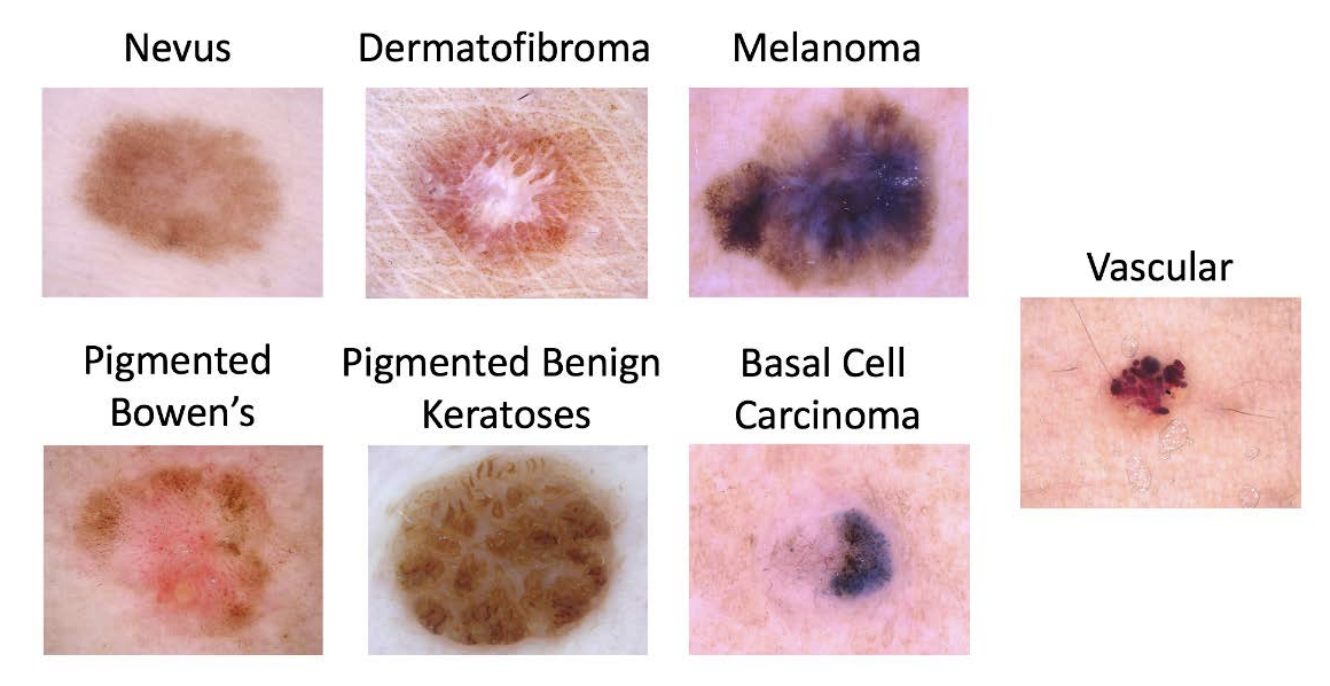
#> input picture samples.png, 1330 x 686 px; its folder holds only this picture in this run
$ python -i segmentation.py   (imports and definitions only)
#> lines starting #> are read from the running program, lines starting #| are printed output that depends on the picture; after the words box and inside, x2 and y2 are one past the last pixel; in counts of white or black regions, pixels touching at a corner belong together
import cv2
import numpy as np
from sklearn.cluster import KMeans

class KMeansSegmentation:
    # [44 lines left out: functions __init__, __call__, not called in this run]


class ThresholdingSegmentation:
    # [62 lines left out: functions __init__, _get_threshold_type, __call__, not called in this run]


class CannyEdgeDetector:
    # [40 lines left out: functions __init__, __call__, not called in this run]

import os
import cv2
import numpy as np
import matplotlib.pyplot as plt
import random
from collections import Counter
from tqdm import tqdm
from sklearn.utils import resample
from utils.transforms import HairRemoval
from utils.dataloader import DataLoader
from sklearn.mixture import GaussianMixture
from skimage.filters import threshold_otsu

# Utility Functions

# [28 lines left out: functions fill_median, apply_otsu, not called in this run]

def apply_clahe(image, mask=None, clip_limit=3.0, tile_grid_size=(8, 8)):
#> called with clip_limit = 3, tile_grid_size = (8, 8)
    lab = cv2.cvtColor(image, cv2.COLOR_BGR2LAB)
#> lab: shape (686, 1330, 3); mean of channels 0, 1, 2 211, 132.6, 117.8
    l, a, b = cv2.split(lab)
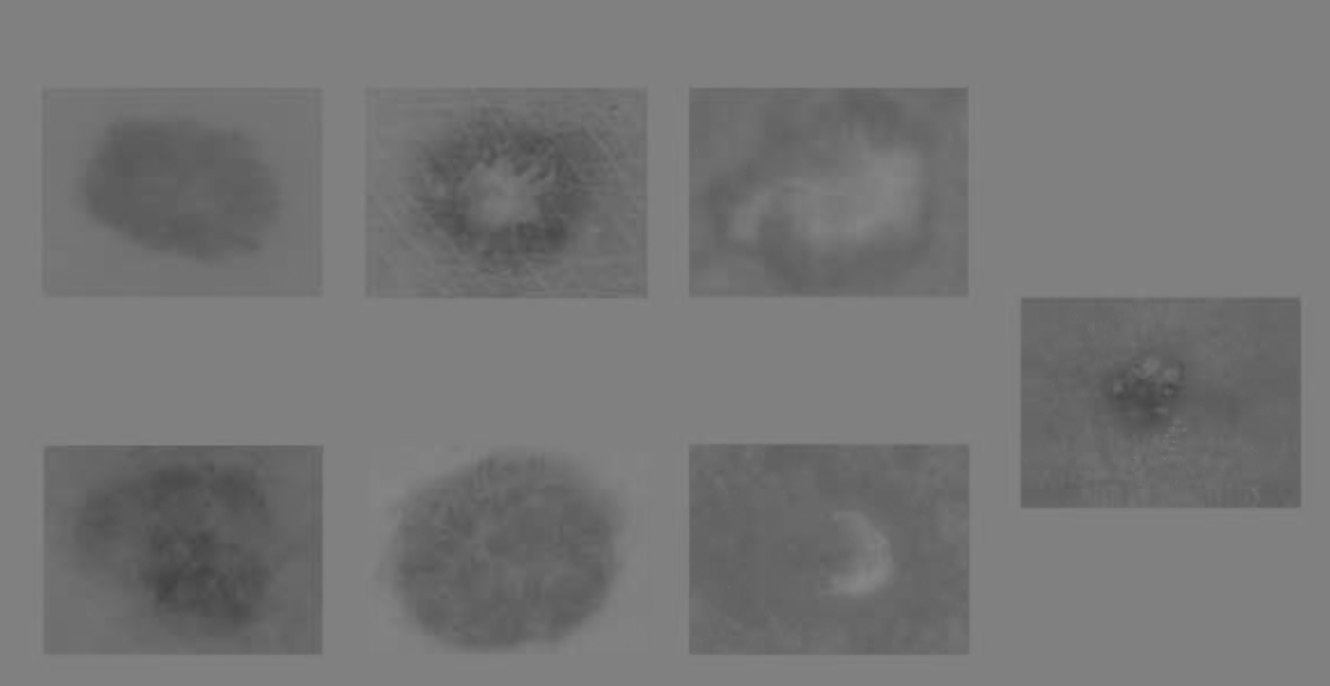
#> b: shape (686, 1330); min 66, max 135, mean 117.8
    clahe = cv2.createCLAHE(clipLimit=clip_limit, tileGridSize=tile_grid_size)
    l_clahe = clahe.apply(l)
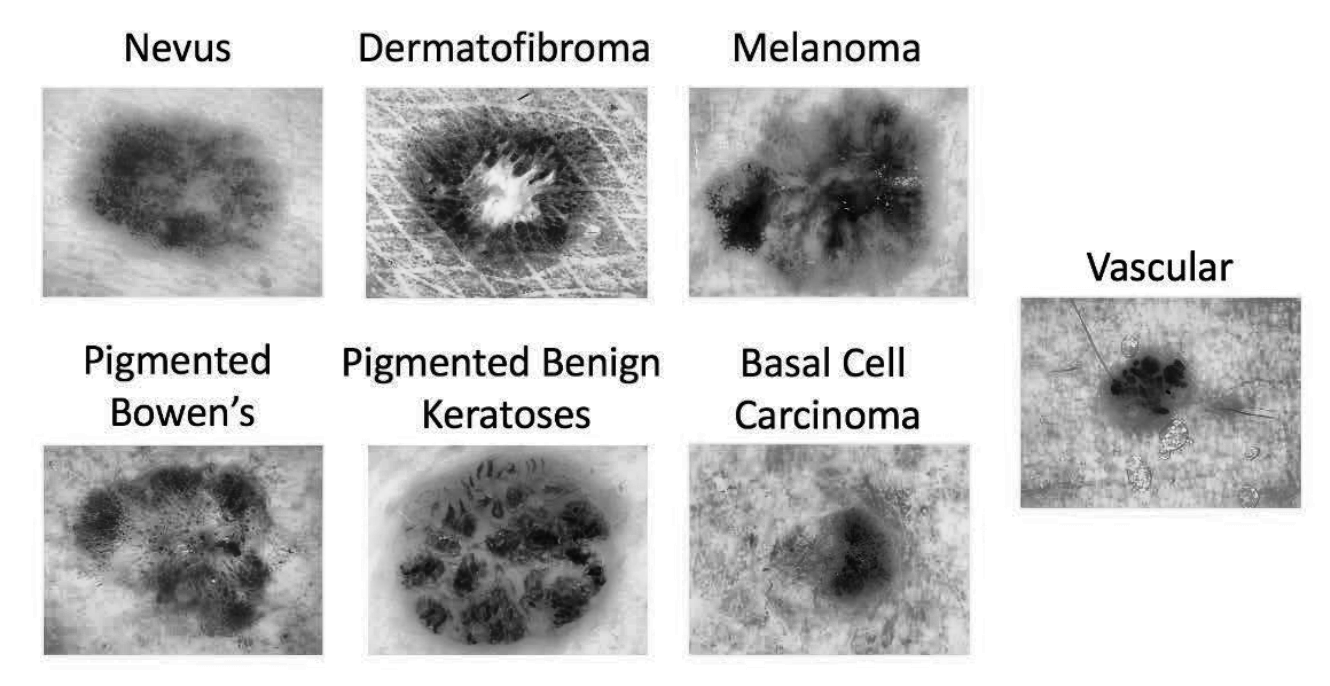
#> l_clahe: shape (686, 1330); min 1, max 255, mean 199.2
    if mask is not None:
        mask = (mask > 0).astype(np.uint8)
        l[mask != 0] = l_clahe[mask != 0]
    else:
        l = l_clahe
    lab_clahe = cv2.merge((l, a, b))
#> lab_clahe: shape (686, 1330, 3); mean of channels 0, 1, 2 199.2, 132.6, 117.8
    return cv2.cvtColor(lab_clahe, cv2.COLOR_LAB2BGR)

# [7 lines left out: function apply_mean_shift_without_masked_area, not called in this run]

def apply_em_segmentation(image, mask=None, n_components=2):
    img_float = np.float32(image.reshape(-1, 3))
    if mask is not None:
        mask = (mask > 0).astype(np.uint8)
        mask_flat = mask.flatten()
        valid_pixels = img_float[mask_flat != 0]
        gmm = GaussianMixture(n_components=n_components, random_state=42)
        gmm.fit(valid_pixels)
        labels = gmm.predict(valid_pixels)
        clustered_pixels = gmm.means_[labels].astype(np.uint8)
        segmented_image = image.copy().reshape(-1, 3)
        segmented_image[mask_flat != 0] = clustered_pixels
        segmented_image = segmented_image.reshape(image.shape)
    else:
        gmm = GaussianMixture(n_components=n_components, random_state=42)
        gmm.fit(img_float)
        labels = gmm.predict(img_float)
        clustered_pixels = gmm.means_[labels].astype(np.uint8)
        segmented_image = clustered_pixels.reshape(image.shape)
    return segmented_image

# [87 lines left out: functions create_corner_rectangles_mask, create_black_background_mask, calculate_center_distance_outside_circle, exclusion, check_histogram_count, segmentation_pipeline_1, not called in this run]

def segmentation_pipeline_2(img):
    """
    Segmentation pipeline when the histogram count is below 1500.
    This pipeline involves CLAHE, Gaussian blur, and Mean Shift Segmentation without masking.

    Parameters:
    - img: Input image in RGB format

    Returns:
    - binary_seg: Final binary segmented image
    """
    cla = apply_clahe(img)
    cla = cv2.GaussianBlur(cla, (15, 15), 0)
    seg = cv2.pyrMeanShiftFiltering(cla, 30, 30, maxLevel=1)
    seg_1 = apply_em_segmentation(seg)
#> in apply_em_segmentation, `segmented_image = clustered_pixels.reshape(image.shape)`:
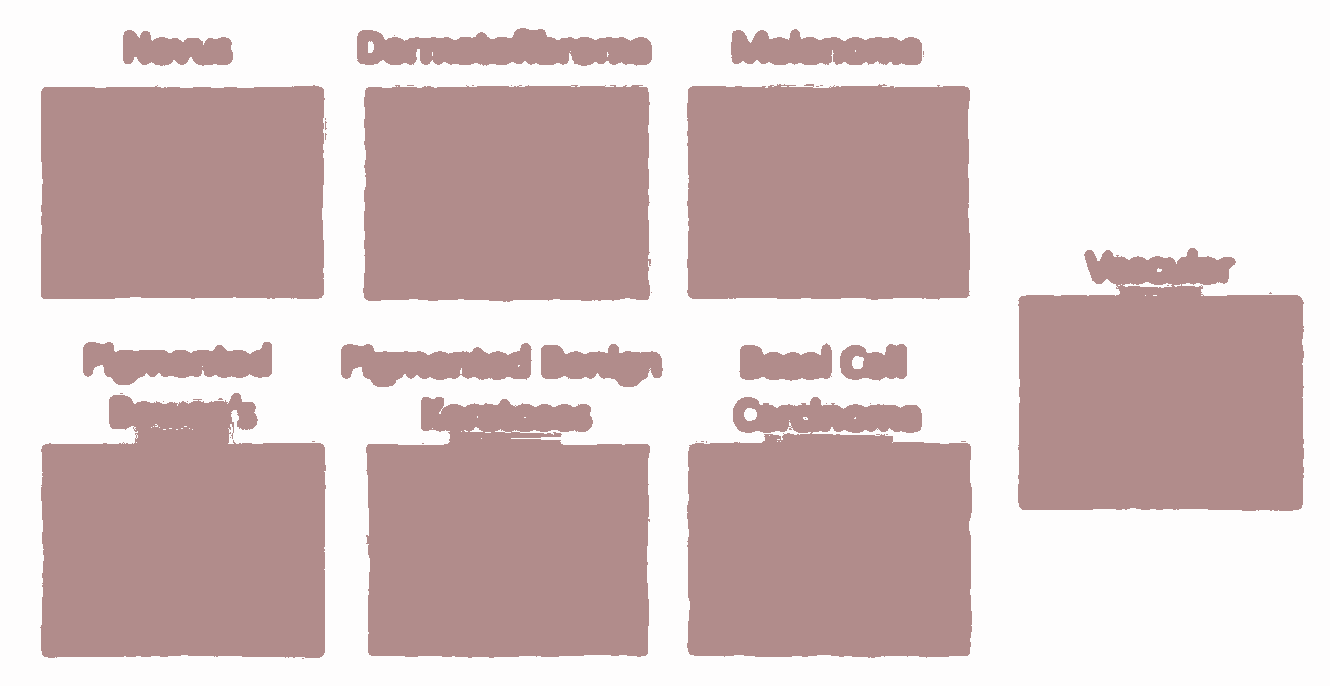
#> segmented_image: shape (686, 1330, 3); mean R, G, B 213.7, 193.8, 193.3
    seg_gr = cv2.cvtColor(seg_1, cv2.COLOR_RGB2GRAY)
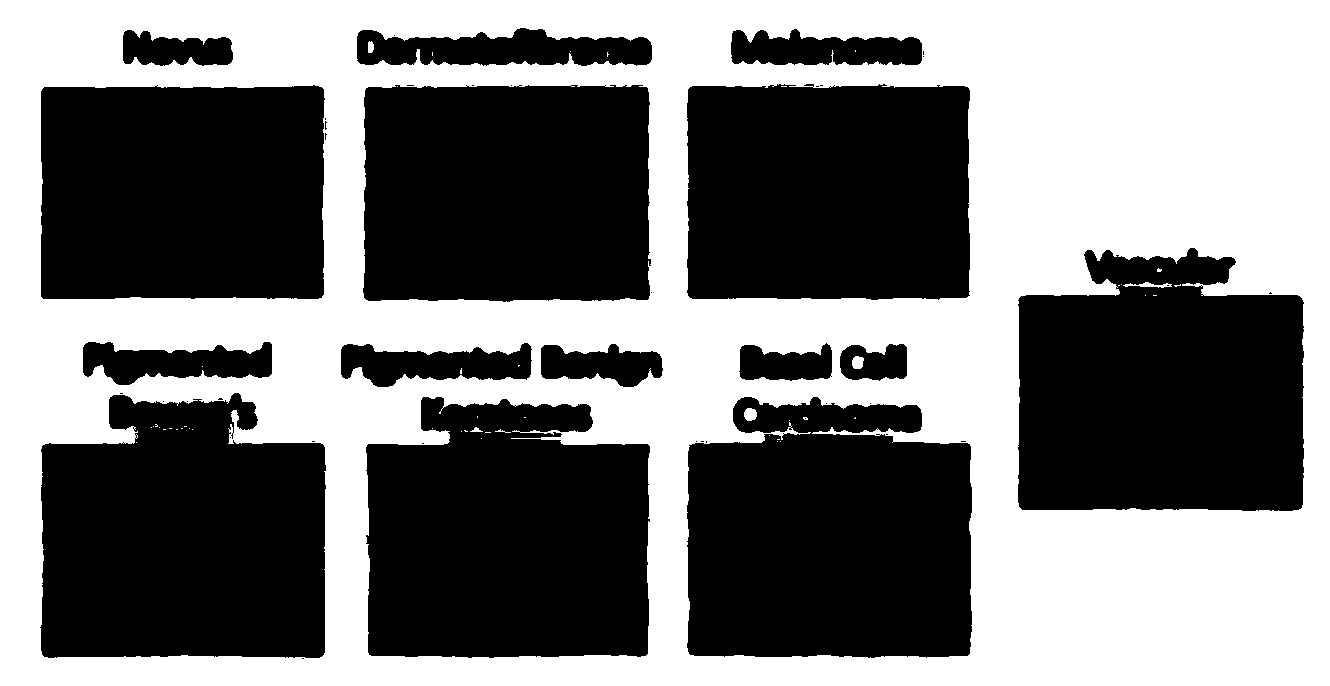
#> seg_gr: shape (686, 1330); values 151 (black) and 253 (white), 47.7% white; 48 white regions (41 under 20 px), largest, box (x1, y1, x2, y2) and area: (0, 0, 1330, 686) 434129, (744, 408, 757, 421) 137, (1123, 282, 1172, 288) 134
    _, binary_seg = cv2.threshold(seg_gr, 127, 255, cv2.THRESH_OTSU)
    # binary_seg_circ = binary_seg.copy()
    # thresholded = calculate_center_distance_outside_circle(binary_seg)
    # binary_seg_circ[np.where(thresholded == 0)] = 255
    return binary_seg

# [159 lines left out: functions geodesic_dilation, apply_circular_mask, count_white_pixels_in_circle, main, not called in this run]

# [9 lines not run here, left out]

>>> import cv2
>>> picture = cv2.cvtColor(cv2.imread('../samples.png'), cv2.COLOR_BGR2RGB)
>>> result = segmentation_pipeline_2(picture)
